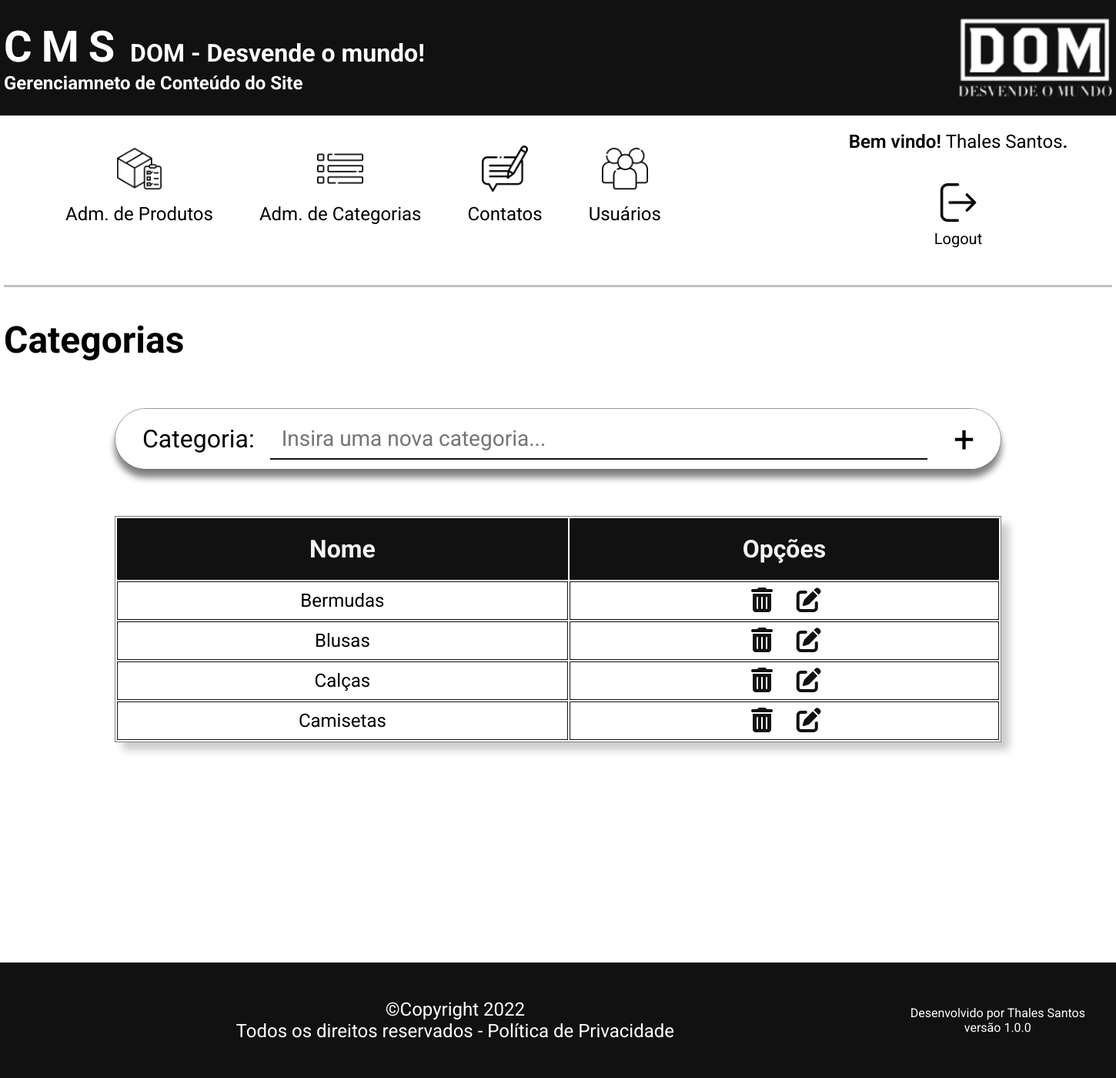
The page /dashboard-categorias.php on the database its author committed.
### tables this page shows
CREATE TABLE `tbl_categorias` (
  `id_categoria` int NOT NULL AUTO_INCREMENT,
  `nome` varchar(80) NOT NULL,
  PRIMARY KEY (`id_categoria`)
);

### model/bd/categoria.php (called while the page is built, shortened)
<?php
function selectAllCategorias() {
    $conexao = conexaoMySQL();
    $sql = "select id_categoria as id, nome
                from tbl_categorias
                    order by nome asc";
    $result = mysqli_query($conexao, $sql);
    $arrayDados = array();
    if ($result) {
        $cont = 0;
        while ($rsDados = mysqli_fetch_assoc($result)) {
            if ($rsDados) {
                $arrayDados[$cont] = array(
                    "id"          => $rsDados['id'],
                    "nome"        => $rsDados['nome'],
                );
                $cont++;
            }
        }
        return $arrayDados;
    }
}
?>

### controller/controllerCategoria.php (called while the page is built, shortened)
<?php
function listaCategorias(){
    require_once('model/bd/categoria.php');
    $dados = selectAllCategorias();
    if (!empty($dados))
        return $dados;
    else
        return false;
}
?>

### dashboard-categorias.php (the view, shortened to what this page needs)
<?php
    $form = 'router.php?component=categorias&action=inserir';
?>
<!DOCTYPE html>
<html lang="en">
<head>
    <link rel="stylesheet" href="https://cdnjs.cloudflare.com/ajax/libs/font-awesome/6.1.1/css/all.min.css" />
    <link rel="stylesheet" type="text/css" href="css/style.css">
    <link rel="stylesheet" type="text/css" href="css/dashboard-categorias.css">
</head>
<body id="categorias">
    <section class="content container">
        <h1 class="section-title">categorias</h1>
        <div class="catergoria-content">
            <div class="categoria-form-add">
                <form action="<?= $form?>" method="post">
                    <label for="txtCategoria">Categoria:</label>
                    <input type="text" name="txtCategoria" id="txtCategoria" placeholder="Insira uma nova categoria..." value="<?= !empty($nome) ? $nome : null?>">
                    <input type="submit" name="btnEnviar" value="+" title="Adicionar">
                </form>
            </div>
                <table class="categoria-table">
                    <thead>
                        <th>Nome</th>
                        <th>Opções</th>
                    </thead>
                    <tbody>
                        <?php
                            require_once('controller/controllerCategoria.php');
                            if($listCategorias = listaCategorias()){
                                foreach($listCategorias as $item){
                        ?>
                        <tr>
                            <td class="categoria-nome"><?= $item['nome']?></td>
                            <td class="acoes">
                                <a onclick="return confirm('Deseja realmente excluir o contato: <?= $item['nome'] ?>')" href="router.php?component=categorias&action=deletar&id=<?= $item['id'] ?>">
                                    <i class="fa-solid fa-trash-can" title="Excluir"></i>
                                </a>
                                <a href="router.php?component=categorias&action=buscar&id=<?= $item['id'] ?>">
                                    <i class="fa-solid fa-pen-to-square" title="Editar"></i>
                                </a>
                            </td>
                        </tr>
                        <?php
                                }
                            }
                        ?>
                    </tbody>
                </table>
        </div>
    </section>
    <footer>
        <div class="footer-content container">
            <div class="footer-content-center">
                <span>&copy;Copyright 2022</span>
                <span>Todos os direitos reservados - <a href="">Política de Privacidade</a></span>
            </div>
            <div class="footer-content-right">
                <span>Desenvolvido por Thales Santos</span>
                <span>versão 1.0.0</span>
            </div>
        </div>
    </footer>
</body>
</html>

### css/style.css (style rules this page uses)
* { margin: 0; padding: 0; border: 0; outline: none; font-family: "Roboto", "Source Sans Pro", sans-serif; box-sizing: border-box; user-select: none; }
.container { width: 1440px; margin: auto; }
header { width: 100%; height: 150px; background-color: #111; }
.header-content { height: inherit; display: flex; justify-content: space-between; align-items: center; }
.header-content-title { color: #fff; }
.header-content-title > h1 { font-size: 2rem; }
.header-content-title > h2 { font-size: 1.5rem; }
.header-content-title > h1 > span { width: 80%; font-size: 3.5rem; letter-spacing: 12px; }
.header-content-logo { width: 200px; height: 150px; display: flex; align-items: center; justify-content: center; }
.header-content-logo img { width: inherit; object-fit: contain; }
.dashboard { display: flex; align-items: center; justify-content: space-between; margin-bottom: 40px; }
.dashboard-content-actions-container { flex: 1; padding-left: 80px; display: flex; align-items: center; justify-content: flex-start; }
.dashboard-content-action { height: 150px; display: flex; flex-direction: column; align-items: center; justify-content: center; margin-right: 60px; }
.dashboard-content-action a { text-decoration: none; color: #000000; display: flex; flex-direction: column; align-items: center; justify-content: center; cursor: pointer; }
.dashboard-content-action img { width: 60px; height: 60px; object-fit: contain; margin-bottom: 15px; }
.dashboard-content-action span { font-size: 1.5rem; }
.dashboard-content-user-container { width: 400px; height: 180px; cursor: pointer; display: flex; flex-direction: column; justify-content: flex-start; align-items: center; padding-top: 20px; }
.dashboard-content-user-name { width: inherit; font-size: 1.5rem; margin-bottom: 40px; }
.dashboard-content-user-name p { text-align: center; font-weight: 600; }
.dashboard-content-user-name span { font-weight: 400; }
.dashboard-content-user-logout { width: 80px; height: 180px; display: flex; flex-direction: column; align-items: center; justify-content: flex-start; }
.dashboard-content-user-logout img { width: 50px; height: 50px; object-fit: contain; margin-bottom: 10px; }
.dashboard-content-user-logout input { font-size: 1.25rem; background-color: transparent; }
.content { min-height: 100vh; padding-top: 40px; margin-bottom: 80px; border-top: 3px solid #c3c3c3; }
.section-title { font-size: 3rem; }
.section-title::first-letter { text-transform: uppercase; }
footer { width: 100%; height: 150px; padding-right: 40px; background-color: #111; }
.footer-content { width: 100%; height: inherit; display: flex; justify-content: flex-end; align-items: center; }
.footer-content-center { margin: auto; display: flex; flex-direction:column; justify-content:center; align-items:center; }
.footer-content-center span { font-size: 1.5rem; color: #fff; }
.footer-content-center span a { text-decoration: none; color: #fff; }
.footer-content-right { height: inherit; align-self: flex-end; display: flex; flex-direction:column; justify-content:center; align-items:center; }
.footer-content-right span { color: #fff; }

### rows shown on the page
tbl_categorias: nome "bermudas"
tbl_categorias: nome "blusas"
tbl_categorias: nome "calças"
tbl_categorias: nome "camisetas"
